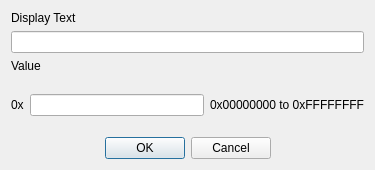
<?xml version="1.0" encoding="UTF-8"?>
<ui version="4.0">
 <class>ValueItemDialog</class>
 <widget class="QDialog" name="ValueItemDialog">
  <property name="geometry">
   <rect>
    <x>0</x>
    <y>0</y>
    <width>375</width>
    <height>170</height>
   </rect>
  </property>
  <property name="sizePolicy">
   <sizepolicy hsizetype="Fixed" vsizetype="Fixed">
    <horstretch>0</horstretch>
    <verstretch>0</verstretch>
   </sizepolicy>
  </property>
  <property name="minimumSize">
   <size>
    <width>375</width>
    <height>170</height>
   </size>
  </property>
  <property name="maximumSize">
   <size>
    <width>375</width>
    <height>170</height>
   </size>
  </property>
  <property name="windowTitle">
   <string>Dialog</string>
  </property>
  <layout class="QVBoxLayout" name="verticalLayout">
   <item>
    <widget class="QLabel" name="labelDisplayText">
     <property name="sizePolicy">
      <sizepolicy hsizetype="Preferred" vsizetype="Fixed">
       <horstretch>0</horstretch>
       <verstretch>0</verstretch>
      </sizepolicy>
     </property>
     <property name="text">
      <string>Display Text</string>
     </property>
    </widget>
   </item>
   <item>
    <widget class="QLineEdit" name="lineEditDisplayText"/>
   </item>
   <item>
    <widget class="QLabel" name="labelValue">
     <property name="sizePolicy">
      <sizepolicy hsizetype="Preferred" vsizetype="Fixed">
       <horstretch>0</horstretch>
       <verstretch>0</verstretch>
      </sizepolicy>
     </property>
     <property name="text">
      <string>Value</string>
     </property>
    </widget>
   </item>
   <item>
    <layout class="QHBoxLayout" name="horizontalLayout">
     <item>
      <widget class="QLabel" name="labelHex">
       <property name="text">
        <string>0x</string>
       </property>
      </widget>
     </item>
     <item>
      <widget class="QLineEdit" name="lineEditValue"/>
     </item>
     <item>
      <widget class="QLabel" name="labelRange">
       <property name="text">
        <string>0x00000000 to 0xFFFFFFFF</string>
       </property>
      </widget>
     </item>
    </layout>
   </item>
   <item>
    <widget class="QDialogButtonBox" name="buttonBox">
     <property name="orientation">
      <enum>Qt::Horizontal</enum>
     </property>
     <property name="standardButtons">
      <set>QDialogButtonBox::Cancel|QDialogButtonBox::Ok</set>
     </property>
     <property name="centerButtons">
      <bool>true</bool>
     </property>
    </widget>
   </item>
  </layout>
 </widget>
 <resources/>
 <connections>
  <connection>
   <sender>buttonBox</sender>
   <signal>accepted()</signal>
   <receiver>ValueItemDialog</receiver>
   <slot>accept()</slot>
   <hints>
    <hint type="sourcelabel">
     <x>248</x>
     <y>254</y>
    </hint>
    <hint type="destinationlabel">
     <x>157</x>
     <y>274</y>
    </hint>
   </hints>
  </connection>
  <connection>
   <sender>buttonBox</sender>
   <signal>rejected()</signal>
   <receiver>ValueItemDialog</receiver>
   <slot>reject()</slot>
   <hints>
    <hint type="sourcelabel">
     <x>316</x>
     <y>260</y>
    </hint>
    <hint type="destinationlabel">
     <x>286</x>
     <y>274</y>
    </hint>
   </hints>
  </connection>
 </connections>
</ui>
